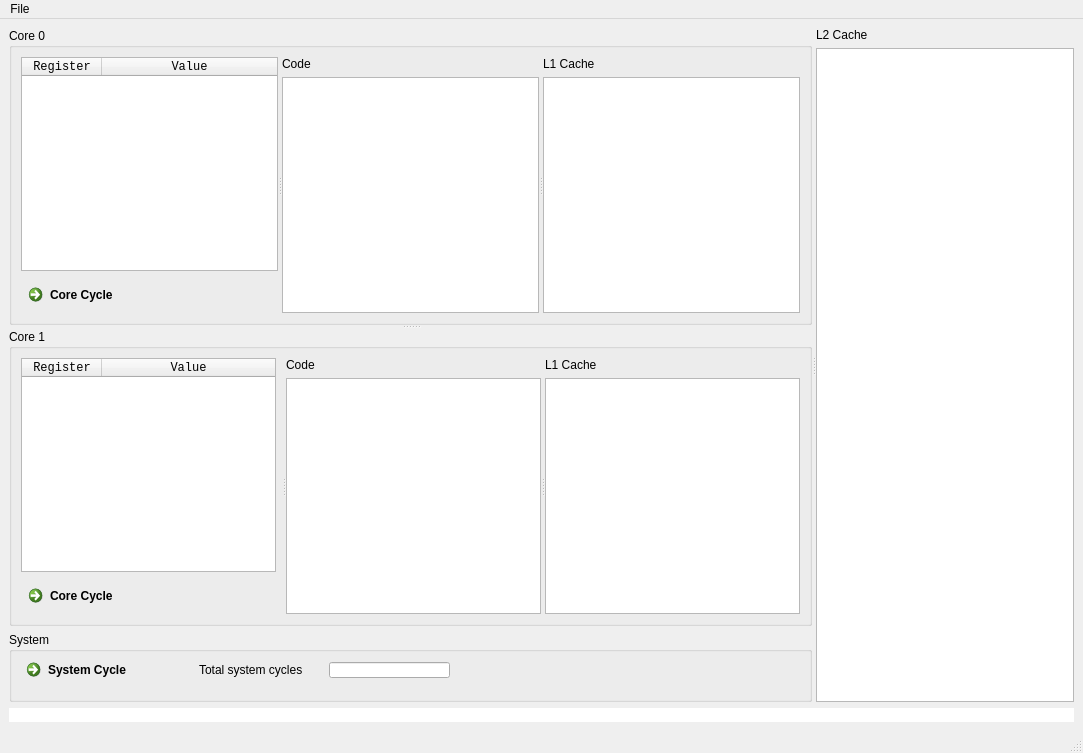
<?xml version="1.0" encoding="UTF-8"?>
<ui version="4.0">
 <class>MainWindow</class>
 <widget class="QMainWindow" name="MainWindow">
  <property name="geometry">
   <rect>
    <x>0</x>
    <y>0</y>
    <width>1083</width>
    <height>753</height>
   </rect>
  </property>
  <property name="windowTitle">
   <string>Multicore</string>
  </property>
  <property name="windowIcon">
   <iconset resource="images.qrc">
    <normaloff>:/images/images/icon.png</normaloff>:/images/images/icon.png</iconset>
  </property>
  <widget class="QWidget" name="centralwidget">
   <layout class="QGridLayout" name="gridLayout_3" rowstretch="10,0">
    <item row="1" column="0">
     <layout class="QHBoxLayout" name="horizontalLayout">
      <property name="spacing">
       <number>0</number>
      </property>
      <item>
       <widget class="QLabel" name="label_8">
        <property name="autoFillBackground">
         <bool>false</bool>
        </property>
        <property name="styleSheet">
         <string notr="true">background-color: rgb(255, 255, 255);</string>
        </property>
        <property name="text">
         <string comment="www.kati.gr">&lt;html&gt;&lt;head/&gt;&lt;body&gt;&lt;p&gt;&lt;a href=&quot;http://europa.eu/index_el.htm&quot;&gt;&lt;img src=&quot;:/images/images/b.png&quot;/&gt;&lt;/a&gt;&lt;/p&gt;&lt;/body&gt;&lt;/html&gt;</string>
        </property>
        <property name="textFormat">
         <enum>Qt::AutoText</enum>
        </property>
        <property name="scaledContents">
         <bool>false</bool>
        </property>
        <property name="openExternalLinks">
         <bool>true</bool>
        </property>
       </widget>
      </item>
      <item>
       <widget class="QLabel" name="label_7">
        <property name="autoFillBackground">
         <bool>false</bool>
        </property>
        <property name="styleSheet">
         <string notr="true">background-color: rgb(255, 255, 255);</string>
        </property>
        <property name="text">
         <string>&lt;html&gt;&lt;head/&gt;&lt;body&gt;&lt;p&gt;&lt;a href=&quot;http://www.digitalplan.gov.gr/portal/&quot;&gt;&lt;img src=&quot;:/images/images/a.png&quot;/&gt;&lt;/a&gt;&lt;/p&gt;&lt;/body&gt;&lt;/html&gt;</string>
        </property>
        <property name="openExternalLinks">
         <bool>true</bool>
        </property>
       </widget>
      </item>
      <item>
       <widget class="QLabel" name="label_9">
        <property name="autoFillBackground">
         <bool>false</bool>
        </property>
        <property name="styleSheet">
         <string notr="true">background-color: rgb(255, 255, 255);</string>
        </property>
        <property name="text">
         <string>&lt;html&gt;&lt;head/&gt;&lt;body&gt;&lt;p&gt;&lt;a href=&quot;http://www.espa.gr/el/Pages/Default.aspx&quot;&gt;&lt;img src=&quot;:/images/images/c.png&quot;/&gt;&lt;/a&gt;&lt;/p&gt;&lt;/body&gt;&lt;/html&gt;</string>
        </property>
        <property name="openExternalLinks">
         <bool>true</bool>
        </property>
       </widget>
      </item>
     </layout>
    </item>
    <item row="0" column="0">
     <widget class="QSplitter" name="splitter_4">
      <property name="orientation">
       <enum>Qt::Horizontal</enum>
      </property>
      <widget class="QWidget" name="layoutWidget">
       <layout class="QVBoxLayout" name="verticalLayout" stretch="1,0">
        <item>
         <widget class="QSplitter" name="splitter_3">
          <property name="orientation">
           <enum>Qt::Vertical</enum>
          </property>
          <widget class="QGroupBox" name="groupBox">
           <property name="title">
            <string>Core 0</string>
           </property>
           <layout class="QGridLayout" name="gridLayout_5">
            <item row="0" column="0">
             <widget class="QSplitter" name="splitter">
              <property name="orientation">
               <enum>Qt::Horizontal</enum>
              </property>
              <widget class="QWidget" name="layoutWidget">
               <layout class="QGridLayout" name="gridLayout">
                <property name="sizeConstraint">
                 <enum>QLayout::SetDefaultConstraint</enum>
                </property>
                <property name="leftMargin">
                 <number>0</number>
                </property>
                <property name="topMargin">
                 <number>0</number>
                </property>
                <property name="rightMargin">
                 <number>0</number>
                </property>
                <property name="bottomMargin">
                 <number>0</number>
                </property>
                <item row="0" column="0">
                 <widget class="QTableWidget" name="registersTable1">
                  <property name="font">
                   <font>
                    <family>Courier New</family>
                   </font>
                  </property>
                  <property name="editTriggers">
                   <set>QAbstractItemView::NoEditTriggers</set>
                  </property>
                  <property name="showGrid">
                   <bool>false</bool>
                  </property>
                  <property name="wordWrap">
                   <bool>false</bool>
                  </property>
                  <attribute name="horizontalHeaderDefaultSectionSize">
                   <number>80</number>
                  </attribute>
                  <attribute name="horizontalHeaderMinimumSectionSize">
                   <number>35</number>
                  </attribute>
                  <attribute name="horizontalHeaderStretchLastSection">
                   <bool>true</bool>
                  </attribute>
                  <attribute name="verticalHeaderVisible">
                   <bool>false</bool>
                  </attribute>
                  <column>
                   <property name="text">
                    <string>Register</string>
                   </property>
                  </column>
                  <column>
                   <property name="text">
                    <string>Value</string>
                   </property>
                  </column>
                 </widget>
                </item>
                <item row="1" column="0">
                 <widget class="QCommandLinkButton" name="commandLinkButton">
                  <property name="text">
                   <string>Core Cycle</string>
                  </property>
                  <property name="shortcut">
                   <string notr="true">Space, Return, N</string>
                  </property>
                  <property name="autoRepeat">
                   <bool>true</bool>
                  </property>
                 </widget>
                </item>
               </layout>
              </widget>
              <widget class="QWidget" name="layoutWidget">
               <layout class="QVBoxLayout" name="verticalLayout_3">
                <item>
                 <widget class="QLabel" name="label_2">
                  <property name="text">
                   <string>Code</string>
                  </property>
                 </widget>
                </item>
                <item>
                 <widget class="QTableView" name="codeList1">
                  <property name="horizontalScrollBarPolicy">
                   <enum>Qt::ScrollBarAlwaysOff</enum>
                  </property>
                  <property name="dragDropMode">
                   <enum>QAbstractItemView::NoDragDrop</enum>
                  </property>
                  <property name="iconSize">
                   <size>
                    <width>10</width>
                    <height>10</height>
                   </size>
                  </property>
                  <property name="textElideMode">
                   <enum>Qt::ElideLeft</enum>
                  </property>
                  <property name="showGrid">
                   <bool>false</bool>
                  </property>
                  <property name="gridStyle">
                   <enum>Qt::NoPen</enum>
                  </property>
                  <property name="wordWrap">
                   <bool>false</bool>
                  </property>
                  <property name="cornerButtonEnabled">
                   <bool>false</bool>
                  </property>
                  <attribute name="horizontalHeaderVisible">
                   <bool>false</bool>
                  </attribute>
                  <attribute name="horizontalHeaderDefaultSectionSize">
                   <number>180</number>
                  </attribute>
                  <attribute name="horizontalHeaderMinimumSectionSize">
                   <number>180</number>
                  </attribute>
                  <attribute name="horizontalHeaderStretchLastSection">
                   <bool>false</bool>
                  </attribute>
                  <attribute name="verticalHeaderVisible">
                   <bool>false</bool>
                  </attribute>
                  <attribute name="verticalHeaderDefaultSectionSize">
                   <number>18</number>
                  </attribute>
                  <attribute name="verticalHeaderHighlightSections">
                   <bool>false</bool>
                  </attribute>
                  <attribute name="verticalHeaderMinimumSectionSize">
                   <number>18</number>
                  </attribute>
                 </widget>
                </item>
               </layout>
              </widget>
              <widget class="QWidget" name="layoutWidget">
               <layout class="QVBoxLayout" name="verticalLayout_2">
                <item>
                 <widget class="QLabel" name="label_3">
                  <property name="text">
                   <string>L1 Cache</string>
                  </property>
                 </widget>
                </item>
                <item>
                 <widget class="QTableView" name="cacheViewC1">
                  <property name="font">
                   <font>
                    <family>Courier New</family>
                   </font>
                  </property>
                  <property name="showGrid">
                   <bool>true</bool>
                  </property>
                  <attribute name="horizontalHeaderVisible">
                   <bool>true</bool>
                  </attribute>
                  <attribute name="horizontalHeaderStretchLastSection">
                   <bool>true</bool>
                  </attribute>
                  <attribute name="verticalHeaderVisible">
                   <bool>false</bool>
                  </attribute>
                  <attribute name="verticalHeaderCascadingSectionResizes">
                   <bool>false</bool>
                  </attribute>
                  <attribute name="verticalHeaderStretchLastSection">
                   <bool>false</bool>
                  </attribute>
                 </widget>
                </item>
               </layout>
              </widget>
             </widget>
            </item>
           </layout>
          </widget>
          <widget class="QGroupBox" name="groupBox_2">
           <property name="title">
            <string>Core 1</string>
           </property>
           <layout class="QGridLayout" name="gridLayout_4">
            <item row="0" column="0">
             <widget class="QSplitter" name="splitter_2">
              <property name="orientation">
               <enum>Qt::Horizontal</enum>
              </property>
              <widget class="QWidget" name="layoutWidget">
               <layout class="QGridLayout" name="gridLayout_2">
                <item row="0" column="0">
                 <widget class="QTableWidget" name="registersTable2">
                  <property name="font">
                   <font>
                    <family>Courier New</family>
                   </font>
                  </property>
                  <property name="editTriggers">
                   <set>QAbstractItemView::NoEditTriggers</set>
                  </property>
                  <property name="showGrid">
                   <bool>false</bool>
                  </property>
                  <property name="wordWrap">
                   <bool>false</bool>
                  </property>
                  <attribute name="horizontalHeaderVisible">
                   <bool>true</bool>
                  </attribute>
                  <attribute name="horizontalHeaderCascadingSectionResizes">
                   <bool>false</bool>
                  </attribute>
                  <attribute name="horizontalHeaderDefaultSectionSize">
                   <number>80</number>
                  </attribute>
                  <attribute name="horizontalHeaderMinimumSectionSize">
                   <number>35</number>
                  </attribute>
                  <attribute name="horizontalHeaderStretchLastSection">
                   <bool>true</bool>
                  </attribute>
                  <attribute name="verticalHeaderVisible">
                   <bool>false</bool>
                  </attribute>
                  <column>
                   <property name="text">
                    <string>Register</string>
                   </property>
                  </column>
                  <column>
                   <property name="text">
                    <string>Value</string>
                   </property>
                  </column>
                 </widget>
                </item>
                <item row="1" column="0" colspan="2">
                 <widget class="QCommandLinkButton" name="commandLinkButton_2">
                  <property name="text">
                   <string>Core Cycle</string>
                  </property>
                  <property name="autoRepeat">
                   <bool>true</bool>
                  </property>
                 </widget>
                </item>
               </layout>
              </widget>
              <widget class="QWidget" name="layoutWidget">
               <layout class="QVBoxLayout" name="verticalLayout_5">
                <item>
                 <widget class="QLabel" name="label_4">
                  <property name="text">
                   <string>Code</string>
                  </property>
                 </widget>
                </item>
                <item>
                 <widget class="QTableView" name="codeList2">
                  <property name="showGrid">
                   <bool>false</bool>
                  </property>
                  <property name="gridStyle">
                   <enum>Qt::NoPen</enum>
                  </property>
                  <property name="wordWrap">
                   <bool>false</bool>
                  </property>
                  <property name="cornerButtonEnabled">
                   <bool>false</bool>
                  </property>
                  <attribute name="horizontalHeaderVisible">
                   <bool>false</bool>
                  </attribute>
                  <attribute name="horizontalHeaderDefaultSectionSize">
                   <number>180</number>
                  </attribute>
                  <attribute name="horizontalHeaderMinimumSectionSize">
                   <number>180</number>
                  </attribute>
                  <attribute name="horizontalHeaderStretchLastSection">
                   <bool>false</bool>
                  </attribute>
                  <attribute name="verticalHeaderVisible">
                   <bool>false</bool>
                  </attribute>
                  <attribute name="verticalHeaderDefaultSectionSize">
                   <number>18</number>
                  </attribute>
                  <attribute name="verticalHeaderHighlightSections">
                   <bool>false</bool>
                  </attribute>
                  <attribute name="verticalHeaderMinimumSectionSize">
                   <number>18</number>
                  </attribute>
                 </widget>
                </item>
               </layout>
              </widget>
              <widget class="QWidget" name="layoutWidget">
               <layout class="QVBoxLayout" name="verticalLayout_4">
                <item>
                 <widget class="QLabel" name="label_5">
                  <property name="text">
                   <string>L1 Cache</string>
                  </property>
                 </widget>
                </item>
                <item>
                 <widget class="QTableView" name="cacheViewC2">
                  <property name="font">
                   <font>
                    <family>Courier New</family>
                   </font>
                  </property>
                  <attribute name="horizontalHeaderShowSortIndicator" stdset="0">
                   <bool>false</bool>
                  </attribute>
                  <attribute name="horizontalHeaderStretchLastSection">
                   <bool>true</bool>
                  </attribute>
                  <attribute name="verticalHeaderVisible">
                   <bool>false</bool>
                  </attribute>
                 </widget>
                </item>
               </layout>
              </widget>
             </widget>
            </item>
           </layout>
          </widget>
         </widget>
        </item>
        <item>
         <widget class="QGroupBox" name="groupBox_3">
          <property name="minimumSize">
           <size>
            <width>500</width>
            <height>70</height>
           </size>
          </property>
          <property name="maximumSize">
           <size>
            <width>16777215</width>
            <height>70</height>
           </size>
          </property>
          <property name="title">
           <string>System</string>
          </property>
          <property name="flat">
           <bool>false</bool>
          </property>
          <widget class="QCommandLinkButton" name="commandLinkButton_4">
           <property name="geometry">
            <rect>
             <x>10</x>
             <y>20</y>
             <width>151</width>
             <height>39</height>
            </rect>
           </property>
           <property name="text">
            <string>System Cycle</string>
           </property>
           <property name="autoRepeat">
            <bool>true</bool>
           </property>
          </widget>
          <widget class="QLineEdit" name="totalCycles">
           <property name="geometry">
            <rect>
             <x>320</x>
             <y>30</y>
             <width>121</width>
             <height>16</height>
            </rect>
           </property>
           <property name="readOnly">
            <bool>true</bool>
           </property>
          </widget>
          <widget class="QLabel" name="label">
           <property name="geometry">
            <rect>
             <x>190</x>
             <y>30</y>
             <width>121</width>
             <height>16</height>
            </rect>
           </property>
           <property name="text">
            <string>Total system cycles</string>
           </property>
          </widget>
         </widget>
        </item>
       </layout>
      </widget>
      <widget class="QWidget" name="layoutWidget">
       <layout class="QVBoxLayout" name="verticalLayout_6">
        <item>
         <widget class="QLabel" name="label_6">
          <property name="text">
           <string>L2 Cache</string>
          </property>
         </widget>
        </item>
        <item>
         <widget class="QTableView" name="memoryView">
          <property name="font">
           <font>
            <family>Courier New</family>
           </font>
          </property>
          <property name="showDropIndicator" stdset="0">
           <bool>false</bool>
          </property>
          <property name="selectionMode">
           <enum>QAbstractItemView::NoSelection</enum>
          </property>
          <property name="selectionBehavior">
           <enum>QAbstractItemView::SelectRows</enum>
          </property>
          <attribute name="horizontalHeaderVisible">
           <bool>false</bool>
          </attribute>
          <attribute name="horizontalHeaderStretchLastSection">
           <bool>true</bool>
          </attribute>
          <attribute name="verticalHeaderVisible">
           <bool>false</bool>
          </attribute>
          <attribute name="verticalHeaderHighlightSections">
           <bool>false</bool>
          </attribute>
         </widget>
        </item>
       </layout>
      </widget>
     </widget>
    </item>
   </layout>
  </widget>
  <widget class="QMenuBar" name="menubar">
   <property name="geometry">
    <rect>
     <x>0</x>
     <y>0</y>
     <width>1083</width>
     <height>21</height>
    </rect>
   </property>
   <widget class="QMenu" name="menuFile">
    <property name="title">
     <string>File</string>
    </property>
    <widget class="QMenu" name="menuLoad">
     <property name="title">
      <string>Load Code</string>
     </property>
     <addaction name="actionCore_0"/>
     <addaction name="actionCore_1"/>
    </widget>
    <addaction name="actionReset"/>
    <addaction name="menuLoad"/>
    <addaction name="actionReset_2"/>
   </widget>
   <addaction name="menuFile"/>
  </widget>
  <widget class="QStatusBar" name="statusbar"/>
  <action name="actionReset">
   <property name="text">
    <string>Settings</string>
   </property>
  </action>
  <action name="actionQuit">
   <property name="text">
    <string>Quit</string>
   </property>
  </action>
  <action name="actionCore_0">
   <property name="text">
    <string>Core 0</string>
   </property>
  </action>
  <action name="actionCore_1">
   <property name="text">
    <string>Core 1</string>
   </property>
  </action>
  <action name="actionReset_2">
   <property name="text">
    <string>Reset</string>
   </property>
  </action>
 </widget>
 <resources>
  <include location="images.qrc"/>
 </resources>
 <connections/>
</ui>
